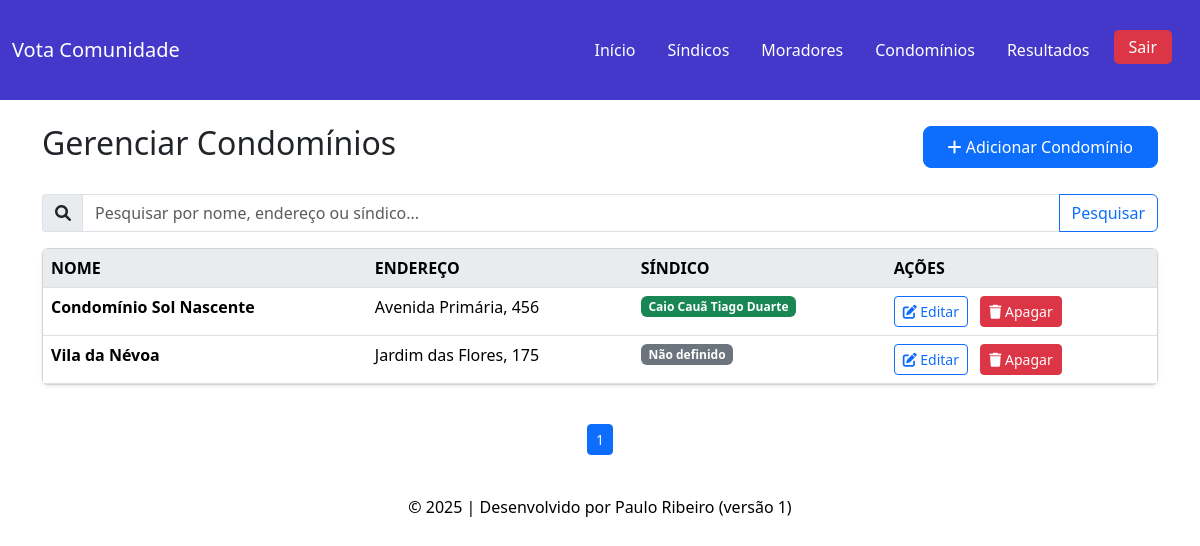
Before: /admin/gerenciar-condominios.php (signed in) with the older database file.
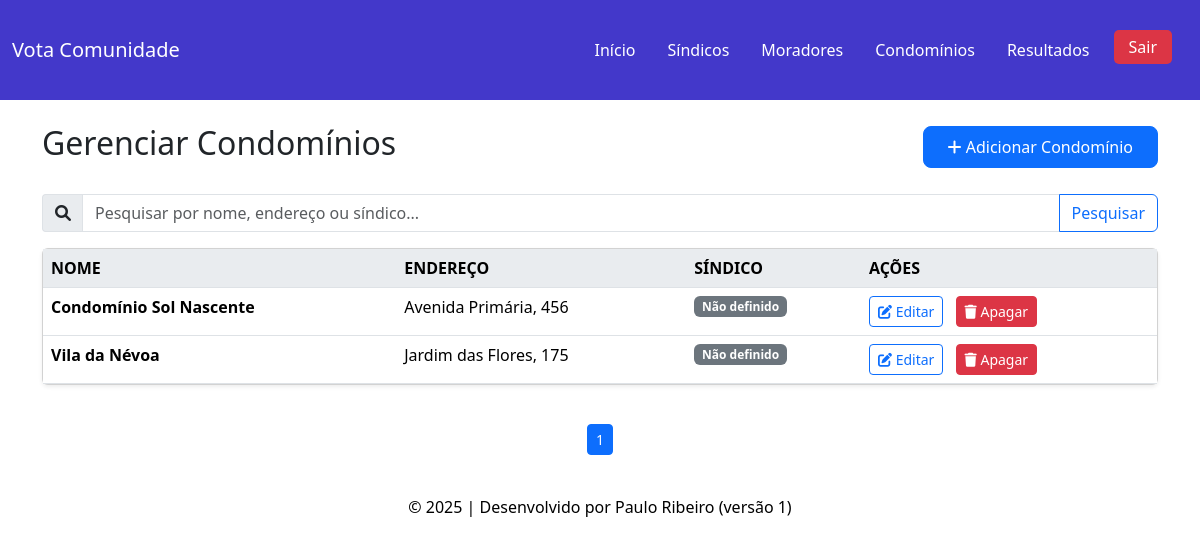
After: the same page with the newer database file.
### tables this page shows
CREATE TABLE usuarios (
    codigo INT AUTO_INCREMENT PRIMARY KEY,
    usuario VARCHAR(50) NOT NULL UNIQUE,
    senha VARCHAR(255) NOT NULL,  
    status ENUM('ativo', 'rejeitado', 'pendente') DEFAULT 'pendente',
    perfil TINYINT NOT NULL CHECK (perfil IN (1,2,3)),  
    nome VARCHAR(100) NOT NULL,
    email VARCHAR(100) NOT NULL UNIQUE,
    telefone VARCHAR(20),
    cpf VARCHAR(14) UNIQUE,
    id_condominio INT,
    estado VARCHAR(50) NULL,
    cidade VARCHAR(100) NULL,
    bloco VARCHAR(20) NULL,
    casa VARCHAR(20) NULL,
    FOREIGN KEY (id_condominio) REFERENCES condominios(id)
);

CREATE TABLE condominios (
    id INT AUTO_INCREMENT PRIMARY KEY,
    nome VARCHAR(100) NOT NULL,
    endereco VARCHAR(255) NOT NULL,
    telefone VARCHAR(15),
    cep VARCHAR(9)
);

### php_action/read-condominios.php (the view, shortened to what this page needs)
<?php
$pesquisa = isset($_GET['pesquisa']) ? trim($_GET['pesquisa']) : '';
$page = isset($_GET['page']) ? max(1, intval($_GET['page'])) : 1;
$limit = 5;
$offset = ($page - 1) * $limit;
$sql = "
    SELECT c.id, c.nome, c.endereco,
           u.nome AS sindico_nome
    FROM condominios c
    LEFT JOIN usuarios u ON u.id_condominio = c.id AND u.perfil = 2
";
$sql .= " ORDER BY c.id DESC LIMIT $limit OFFSET $offset";
$result = mysqli_query($conn, $sql);
if (mysqli_num_rows($result) === 0): ?>
    <tbody>
        <tr>
            <td colspan="4" class="text-center text-muted">Nenhum condomínio encontrado.</td>
        </tr>
    </tbody>
<?php else: ?>
    <tbody>
        <?php while ($c = mysqli_fetch_assoc($result)): ?>
            <tr>
                <td><strong><?= htmlspecialchars($c['nome']) ?></strong></td>
                <td><?= htmlspecialchars($c['endereco']) ?></td>
                <td>
                    <?php if ($c['sindico_nome']): ?>
                        <span class="badge bg-success"><?= htmlspecialchars($c['sindico_nome']) ?></span>
                    <?php else: ?>
                        <span class="badge bg-secondary">Não definido</span>
                    <?php endif; ?>
                </td>
                <td>
                    <a href="editar-condominio.php?id=<?= $c['id'] ?>" class="btn btn-outline-primary btn-sm me-2">
                        <i class="fas fa-edit"></i> Editar
                    </a>
                    <button type="button" class="btn btn-danger btn-sm" data-bs-toggle="modal" data-bs-target="#modalRemover<?= $c['id'] ?>">
                        <i class="fas fa-trash"></i> Apagar
                    </button>
                </td>
            </tr>
        <?php endwhile; ?>
    </tbody>
<?php endif; ?>

### admin/gerenciar-condominios.php (shortened to what this page needs)
<?php
include '../config/conexao.php';
include '../includes/navbar-admin.php';
$pesquisa = isset($_GET['pesquisa']) ? trim($_GET['pesquisa']) : '';
include '../includes/header.php';
?>
<div class="container mt-4">
    <div class="d-flex justify-content-between align-items-center mb-4">
        <h2>Gerenciar Condomínios</h2>
        <a href="adicionar-condominio.php" class="btn btn-primary">
            <i class="fas fa-plus"></i> Adicionar Condomínio
        </a>
    </div>
    <form method="GET" action="gerenciar-condominios.php" class="mb-3">
        <div class="input-group">
            <span class="input-group-text"><i class="fas fa-search"></i></span>
            <input type="text" class="form-control" name="pesquisa" placeholder="Pesquisar por nome, endereço ou síndico..." value="<?= htmlspecialchars($pesquisa) ?>">
            <button class="btn btn-outline-primary" type="submit">Pesquisar</button>
        </div>
    </form>
    <div class="card shadow-sm">
        <div class="card-body p-0">
            <div class="table-responsive">
                <table class="table table-hover mb-0">
                    <thead>
                        <tr>
                            <th scope="col">NOME</th>
                            <th scope="col">ENDEREÇO</th>
                            <th scope="col">SÍNDICO</th>
                            <th scope="col">AÇÕES</th>
                        </tr>
                    </thead>
                    <?php
                        include '../php_action/read-condominios.php';
                    ?>
                </table>
            </div>
        </div>
    </div>
    <?php
    $sqlCount = "SELECT COUNT(*) FROM condominios";
    $totalRows = mysqli_fetch_row(mysqli_query($conn, $sqlCount))[0];
    $totalPages = ceil($totalRows / $limit);
    ?>
    <nav aria-label="Paginação" class="bg-white">
        <ul class="pagination pagination-sm justify-content-center mt-4">
            <?php for ($i = 1; $i <= $totalPages; $i++): ?>
                <li class="page-item <?= ($i == $page) ? 'active' : '' ?>">
                    <a class="page-link" href="?pesquisa=<?= urlencode($pesquisa) ?>&page=<?= $i ?>"><?= $i ?></a>
                </li>
            <?php endfor; ?>
        </ul>
    </nav>
</div>
<?php include '../includes/footer.php'; ?>

Changed rows visible on the page:
removed usuarios: id_condominio.nome "Condomínio Sol Nascente", id_condominio.endereco "Avenida Primária, 456", nome "Caio Cauã Tiago Duarte"
now on this page (row unchanged): condominios: nome "Condomínio Sol Nascente", endereco "Avenida Primária, 456", shows "Não definido"
